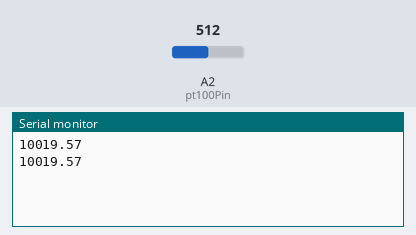
This sketch was run on a simulated Arduino Uno, built with avr-gcc and run on an emulated ATmega328P. On the bench: the last lines printed to the serial monitor. The test bench sets the inputs (shaded band); at power-on: A2 (pt100Pin) = 512.

Above: at 1.8 s.
1.9 s: A2 (pt100Pin) set to 1006
At 2.8 s:
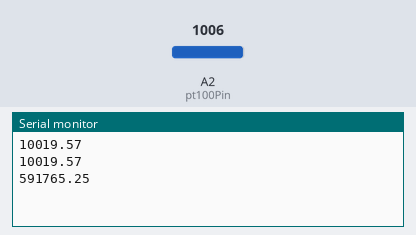
3.4 s: A2 (pt100Pin) set to 1023
At 4.8 s:
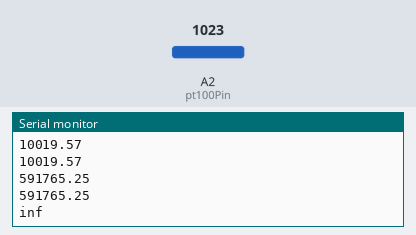

The sketch:

sketch_Temp_Read_out.ino
```cpp
const int pt100Pin = A2;  // ADC channel for PT100
const float refVoltage = 5.0;  // Reference voltage for ADC
const float rDivider = 10000.0;  // Resistance of the voltage divider

void setup() {
  Serial.begin(9600);
}

void loop() {
  int rawValue = analogRead(pt100Pin);
  float voltage = (rawValue / 1023.0) * refVoltage;
  float pt100Resistance = (rDivider * voltage) / (refVoltage - voltage);

  Serial.println(pt100Resistance);

  delay(1000);  // Adjust the delay as needed
}
```

Measured:
- the behaviour switches between 1022 and 1023 on A2 (pt100Pin) (found by bisection; images 1 and 2)
- after the input at 1.9 s, the serial monitor: prints a new line after 0.10 s (image 1)
- after the input at 3.4 s, the serial monitor: prints a new line after 0.60 s (image 2)
